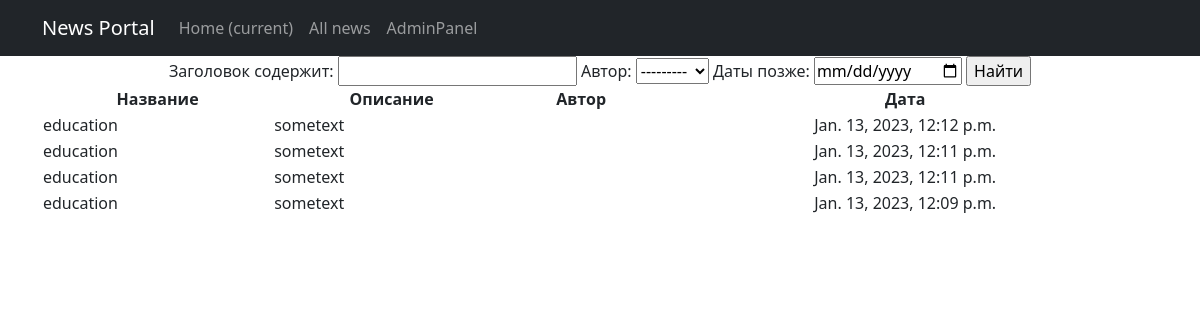
/news/search, run on the app's committed database.
### news/models.py (models this page shows, shortened)
class Post(models.Model):
    Author = models.ForeignKey(Author, on_delete=models.CASCADE)
    News = 'N'
    Article = 'A'
    CATEGORY_CHOICES = (
        (News, 'News'),
        (Article, 'Article'),
    )
    categoryContent = models.CharField(max_length=1, choices=CATEGORY_CHOICES, default=Article)
    date = models.DateTimeField(auto_now_add=True)
    postCategory = models.ManyToManyField(Category, through='PostCategory')
    title = models.CharField(max_length=64)
    text = models.TextField()
    rating = models.SmallIntegerField(default=0)

### news/views.py (the view)
# urls.py: path('search', PostSearch.as_view()),
class PostSearch(ListView):
    model = Post
    template_name = 'search.html'
    context_object_name = 'search'
    queryset = Post.objects.order_by('-date')
    paginate_by = 10
    def get_context_data(self, **kwargs):
        context = super().get_context_data(**kwargs)
        context['time_now'] = datetime.utcnow()
        context['value1'] = None
        context['filter'] = PostFilter(self.request.GET, queryset=self.get_queryset())
        return context

### news/models.py (called while the page is built)
    def __str__(self):
        return f'{self.user.username}'

### news/templatetags/custom_filters.py (called while the page is built)
@register.filter(name='Censor')
def censor(value):
    try:
        if not isinstance(value, str):
            raise AttributeError
        value_low = value.lower()
        value_split_low = value_low.split(' ')
        value_split = value.split(' ')
        j = 0
        for i in value_split_low:
            if i == '        ':
                i = 'п*******'
                value_split[j] = i
            j += 1
        return f'{" ".join(value_split)}'
    except TypeError:
        print('value - not str')

### templates/search.html (shortened to what this page needs)
<!DOCTYPE html>
<html lang="en">
<head>
</head>
<body>
</body>
</html>{% extends 'flatpages/default.html' %}
{% load custom_filters %}
{% block content %}
<form method="GET">
    {{ filter.form }}
    <input type="submit" value="Найти">
</form>
        <table class="col-lg-12 text-center">
            <tr>
                <td>
                    <b>Название</b>
                </td>
                <td>
                    <b>Описание</b>
                </td>
                <td>
                    <b>Автор</b>
                </td>
                <td>
                    <b>Дата</b>
                </td>
            </tr>
            {% for new in filter.qs %}
                <tr>
                    <td style="text-align: left">
                        {{ new.title | Censor }}
                    </td>
                    <td style="text-align: left">
                        {{ new.text | truncatechars:50 | Censor }}
                    </td>
                    <td style="text-align: left">
                    </td>
                    <td style="text-align: center">
                        {{ new.date }}
                    </td>
                </tr>
            {% endfor %}
        </table>
{% endblock content %}

### templates/flatpages/default.html (shortened to what this page needs)
<!DOCTYPE html>
<html lang="en">
    <head>
        {% load static %}
        <link href="{% static 'css/styles.css' %}" rel="stylesheet" />
    </head>
    <body>
        <nav class="navbar navbar-expand-lg navbar-dark bg-dark static-top">
            <div class="container">
                <a class="navbar-brand" href="#">News Portal</a>
                <div class="collapse navbar-collapse" id="navbarResponsive">
                    <ul class="navbar-nav ml-auto">
                        <li class="nav-item active">
                            <a class="nav-link" href="/news/">Home
                                <span class="sr-only">(current)</span>
                            </a>
                        </li>
                        <li class="nav-item">
                            <a class="nav-link" href="/news/">All news</a>
                        </li>
                        <li class="nav-item">
                            <a class="nav-link" href="http://127.0.0.1:8000/admin">AdminPanel</a>
                        </li>
                    </ul>
                </div>
            </div>
        </nav>
        <div class="container">
   	        <div class="row">
       	        <div class="col-lg-12 text-center">
           	    {% block content %}
           	    {% endblock content %}
       	        </div>
   	        </div>
	    </div>
    </body>
</html>

### data on the page
Post: title|Censor "education", text|Censor "sometext", date "Jan. 13, 2023, 12:12 p.m."
Post: title|Censor "education", text|Censor "sometext", date "Jan. 13, 2023, 12:11 p.m."
Post: title|Censor "education", text|Censor "sometext", date "Jan. 13, 2023, 12:11 p.m."
Post: title|Censor "education", text|Censor "sometext", date "Jan. 13, 2023, 12:09 p.m."
